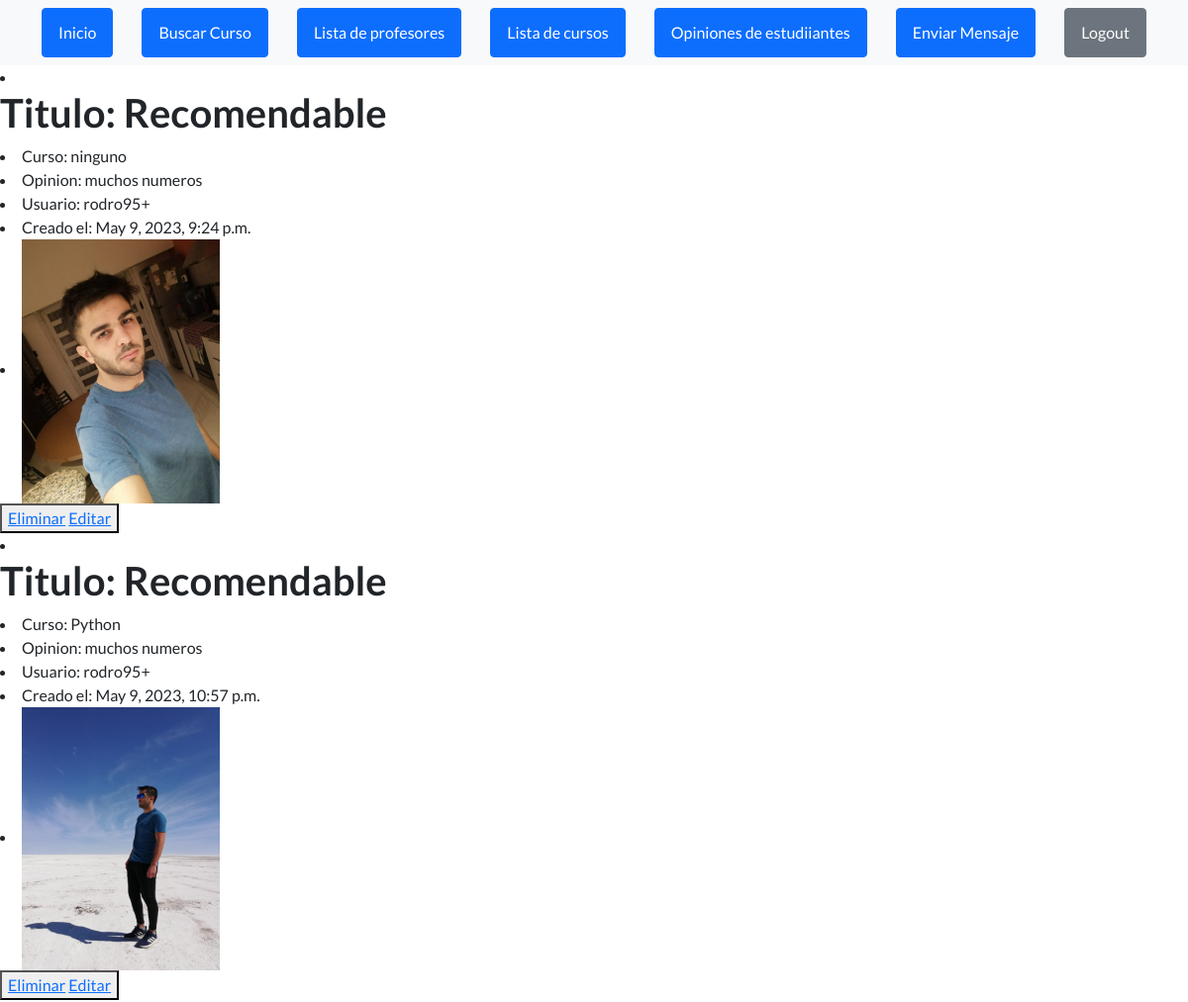
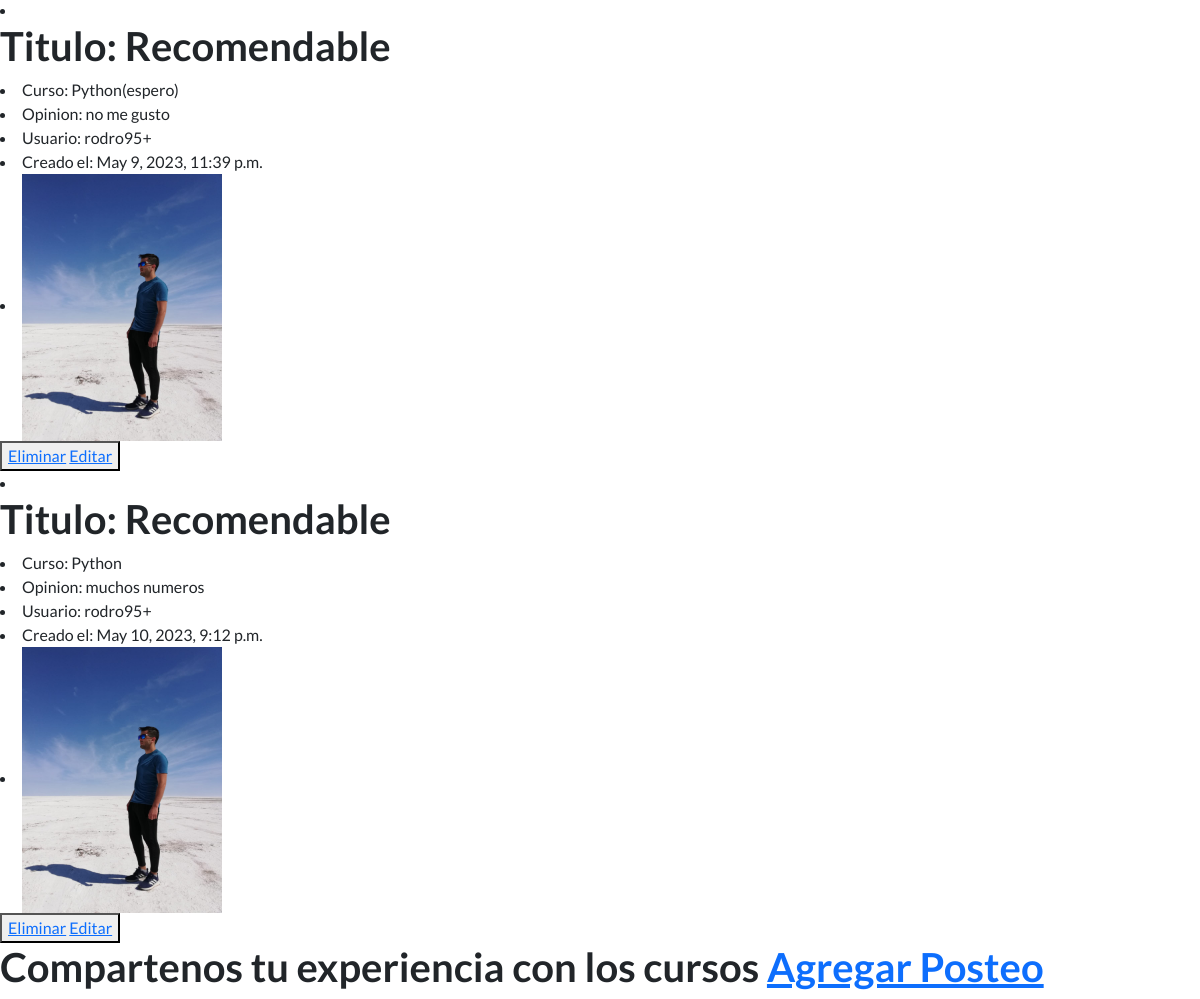
The page /listaposteos/ (signed in) on the database its author committed (2 pictures, top to bottom).
### appCoder/models.py (models this page shows, shortened)
class Posteo(models.Model):
    titulo=models.CharField(max_length=30)
    curso_concretado=models.CharField(max_length=40)
    resenia=models.CharField(max_length=200)
    imagen = models.ImageField(upload_to="posts", null=True, blank=True)
    publisher = models.ForeignKey(to=User, on_delete=models.CASCADE, related_name="publisher")
    fecha_post = models.DateTimeField(auto_now_add= True)

### appCoder/views.py (the view)
# urls.py: path('listaposteos/', mostrar_posteos, name='lista_post'),
def mostrar_posteos(request):
      posteos= Posteo.objects.all()
      context = {'posteos': posteos}
      return render(request, 'mostrar_posteos.html', context=context)

### appCoder/templates/mostrar_posteos.html (shortened to what this page needs)
{% extends "index.html" %}
    {%load static %}
{% block codigoDinamico %}
    {% for p in posteos %}
    <li><h1> Titulo: {{ p.titulo }}</h1></li>
        <li> Curso: {{ p.curso_concretado }}</li>
        <li> Opinion: {{ p.resenia }}</li>
        <li> Usuario: {{ p.publisher }}</li>
        <li> Creado el: {{ p.fecha_post }}</li>
         {% if p.imagen %}
         <li><img src="{{ p.imagen.url }}" alt="Imagen" style="width: 200px"></li>
        {% endif%}
        <button>
            {% if p.publisher == user %}
                 <a href="{% url 'eliminar_posteo' p.id %}"> Eliminar</a>
                 <a href="{% url 'editar_posteo' p.id %}"> Editar</a>
            {% endif%}
         </button>
    {% endfor %}
    {% if user.is_authenticated %}
        <h1>Compartenos tu experiencia con los cursos  <a href="{% url 'post' %}"> Agregar Posteo </a></h1>
    {% endif %}
{% endblock %}

### rows shown on the page
Posteo: titulo "Recomendable", curso_concretado "ninguno", resenia "muchos numeros", publisher "rodro95+", fecha_post "May 9, 2023, 9:24 p.m.", imagen (picture), shows "Eliminar"
Posteo: titulo "Recomendable", curso_concretado "Python", resenia "muchos numeros", publisher "rodro95+", fecha_post "May 9, 2023, 10:57 p.m.", imagen (picture), shows "Eliminar"
Posteo: titulo "Recomendable", curso_concretado "Python(espero)", resenia "no me gusto", publisher "rodro95+", fecha_post "May 9, 2023, 11:39 p.m.", imagen (picture), shows "Eliminar"
Posteo: titulo "Recomendable", curso_concretado "Python", resenia "muchos numeros", publisher "rodro95+", fecha_post "May 10, 2023, 9:12 p.m.", imagen (picture), shows "Eliminar"
